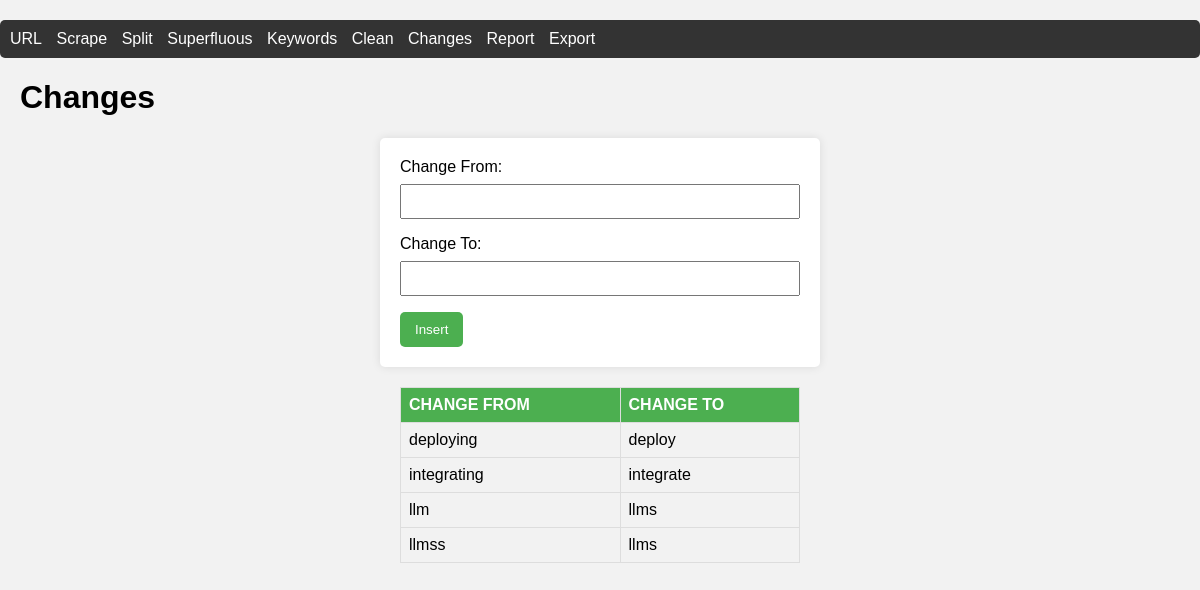
/changes, run on the app's committed database.
### tables this page shows
CREATE TABLE CHANGES (
                      ID INTEGER PRIMARY KEY,
                      CHANGE_FROM TEXT,
                      CHANGE_TO TEXT 
                   );

### run.py (the view)
@app.route('/changes', methods=['GET', 'POST'])
def changes():
    if request.method == 'POST':
        change_from = request.form.get('change_from')
        change_to = request.form.get('change_to')
        if change_from and change_to:
            scraper.insert_keyword_change(change_from, change_to)
    changes_data = display_table('CHANGES')
    return render_template('changes.html', pages_data=changes_data)

### run.py (called while the page is built)
def display_table(table_name):
    connection = scraper.create_database_connection()
    cursor = connection.cursor()
    if table_name == 'KEYWORDS':
        cursor.execute(f'SELECT * FROM {table_name} ORDER BY keyword_count DESC')
    else:
        cursor.execute(f'SELECT * FROM {table_name}')
    data = cursor.fetchall()
    connection.close()
    return data

### scrapper.py (called while the page is built)
    def create_database_connection(self):
        return sqlite3.connect(self.database_name)

### templates/changes.html (shortened to what this page needs)
<!DOCTYPE html>
<html lang="en">
<head>
    <link rel="stylesheet" href="{{ url_for('static', filename='styles.css') }}">
</head>
<body>
    <div id="control-panel">
        <a href="/urls">URL</a>
        <a href="/scrape">Scrape</a>
        <a href="/split">Split</a>
        <a href="/superfluous">Superfluous</a>
        <a href="/keywords">Keywords</a>
        <a href="/clean">Clean</a>
        <a href="/changes">Changes</a>
        <a href="/report">Report</a>
        <a href="/export">Export</a>
    </div>
    <h1>Changes</h1>
 <form action="/changes" method="post">
        <label for="change_from">Change From:</label>
        <input type="text" id="change_from" name="change_from" required>
        <label for="change_to">Change To:</label>
        <input type="text" id="change_to" name="change_to" required>
        <button type="submit">Insert</button>
 </form>
    <table border="1", id="table2">
        <thead>
            <tr>
                <th>CHANGE FROM</th>
                <th>CHANGE TO</th>
            </tr>
        </thead>
        <tbody>
            {% for page in pages_data %}
            <tr>
                <td>{{ page[1] }}</td>
                <td>{{ page[2] }}</td>
            </tr>
        {% endfor %}
        </tbody>
    </table>
</body>
</html>

### static/styles.css (style rules this page uses)
body { font-family: Arial, sans-serif; background-color: #f2f2f2; margin: 0; padding: 0; }
#table2 { width: 50%; max-width: 400px; margin: auto; border-collapse: collapse; margin-top: 20px; }
th, td { border: 1px solid #dddddd; text-align: left; padding: 8px; }
th { background-color: #4CAF50; color: white; }
h1 { margin-left: 20px; }
#control-panel { background-color: #333; padding: 10px; margin-top: 20px; border-radius: 5px; }
#control-panel a { color: white; text-decoration: none; margin-right: 10px; }
form { max-width: 400px; margin: auto; background-color: #fff; padding: 20px; border-radius: 5px; box-shadow: 0 0 10px rgba(0, 0, 0, 0.1); margin-top: 20px; }
form label { display: block; margin-bottom: 8px; }
form input[type="text"], form input[type="password"], form select { width: 100%; padding: 8px; margin-bottom: 16px; box-sizing: border-box; }
form button { background-color: #4CAF50; color: white; padding: 10px 15px; border: none; border-radius: 5px; cursor: pointer; }

### data on the page
CHANGES: CHANGE_FROM "deploying", CHANGE_TO "deploy"
CHANGES: CHANGE_FROM "integrating", CHANGE_TO "integrate"
CHANGES: CHANGE_FROM "llm", CHANGE_TO "llms"
CHANGES: CHANGE_FROM "llmss", CHANGE_TO "llms"
